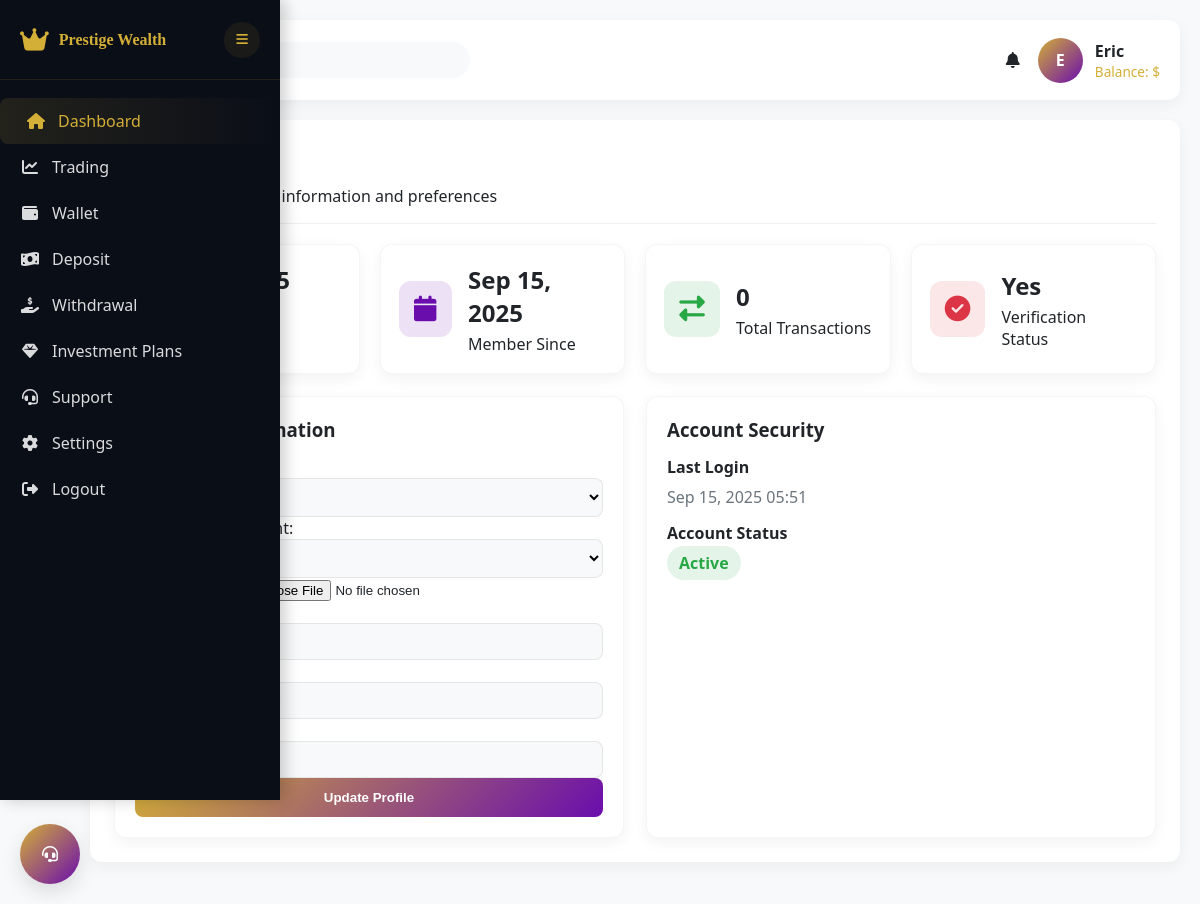
The page /profile/view/ (signed in) on the database as committed earlier.
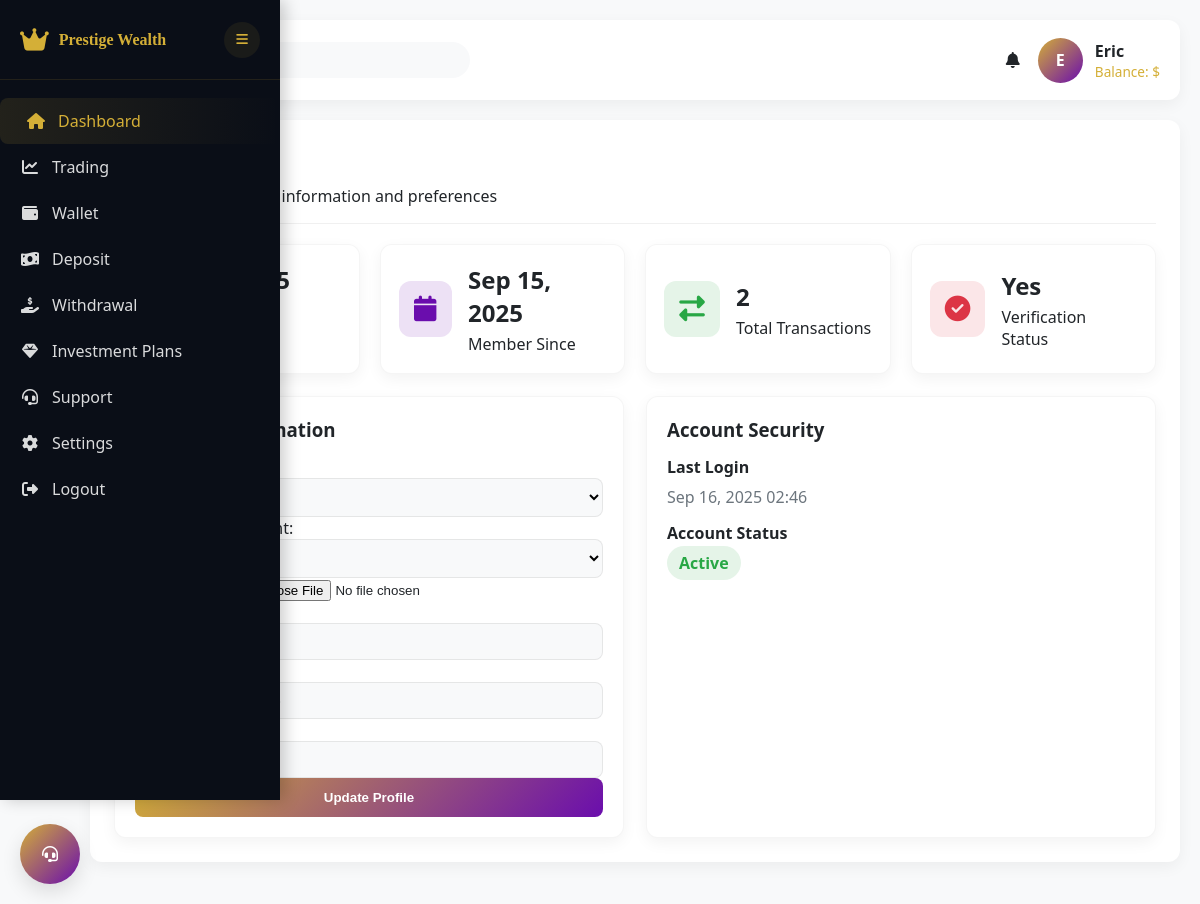
The same page on the database as committed later.
### accounts/models.py (models this page shows, shortened)
class User(AbstractBaseUser):
    username=models.CharField(max_length=100, null=True, blank=True)
    email = models.EmailField(unique=True)
    code = models.CharField(max_length=100, null=True, blank=True)
    is_active = models.BooleanField(default=True)
    date_joined = models.DateTimeField(verbose_name="date joined", auto_now_add=True)
    last_login = models.DateTimeField(verbose_name="last joined", auto_now=True)
    is_admin = models.BooleanField(default=False)
    is_staff = models.BooleanField(default=False)
    is_superuser = models.BooleanField(default=False)
    objects = MyAccountManager()
    USERNAME_FIELD = "email"
    REQUIRED_FIELDS = []
    class Meta:
        verbose_name_plural = "Users"
        ordering = ["-id"]
    def __str__(self):
        return self.email

### trade/views.py (the view)
# urls.py: path("profile/view/", profile_view, name="profile_view"),
@login_required
def profile_view(request):
    form = CustomerForm()
    customer = get_object_or_404(Customer, user=request.user)
    account = Account.objects.filter(customer=customer).first()
    transactions = Transaction.objects.filter(customer=customer)
    total_transactions = transactions.count()
    verified_status = "Yes" if customer.is_active else "No"
    context = {
        "customer": customer,
        "account": account,
        "total_transactions": total_transactions,
        "verified_status": verified_status,
        "form": form,
    }
    return render(request, "dash/customer_profile.html", context)

### trade/forms.py
class CustomerForm(forms.ModelForm):
    class Meta:
        model = Customer
        exclude = ["is_active", "referial_code"]
        widgets = {
            "full_name": forms.TextInput(
                attrs={"class": "form-control", "placeholder": "Enter your full name"}
            ),
            "country_code": forms.TextInput(
                attrs={"class": "form-control", "placeholder": "Country code (e.g. +1)"}
            ),
            "phone_number": forms.TextInput(
                attrs={"class": "form-control", "placeholder": "Phone number"}
            ),
            "image": forms.ClearableFileInput(attrs={"class": "form-control-file"}),
            "agent": forms.Select(attrs={"class": "form-control"}),
            "user": forms.Select(attrs={"class": "form-control"}),
        }
        labels = {
            "full_name": "Full Name",
            "country_code": "Country Code",
            "phone_number": "Phone Number",
            "image": "Profile Image",
            "agent": "Assigned Agent",
            "user": "Linked User Account",
        }

### templates/dash/customer_profile.html (shortened to what the changed rows need)
{% extends 'dash/base.html' %}
{% load static %}
{% block content %}
<main class="main-content" id="mainContent">
    <header class="top-header">
        <div class="user-menu">
            <div class="user-profile">
                <div style="display:flex;flex-direction:column;text-align:left">
                    <div style="font-weight:700">{{ request.user.username|default:"John Doe" }}</div>
                    <div style="color:var(--primary-gold);font-size:.85rem">
                        {% if customer %}Balance: ${{ customer.balance }}{% else %}No Account{% endif %}
                    </div>
                </div>
            </div>
        </div>
    </header>
    <div class="dashboard-content">
        <div class="deposit-container">
            <div class="deposit-header">
                <h2>My Profile</h2>
            </div>
            <div class="stats-grid">
                <div class="stat-card">
                    <div class="stat-info">
                        <h3>{{ total_transactions|default:"0" }}</h3>
                        <p>Total Transactions</p>
                    </div>
                </div>
            </div>
            <div class="dashboard-grid" style="grid-template-columns: 1fr 1fr; gap: 22px; margin-top: 22px;">
                <div class="trade-form-container">
                    <div class="form-group">
                        <label>Last Login</label>
                        <p style="margin: 8px 0; color: var(--text-light);">
                            {{ request.user.last_login|date:"M d, Y H:i"|default:"Never" }}
                        </p>
                    </div>
                </div>
            </div>
        </div>
    </div>
</main>
{% endblock content %}

Rows that differ between the two databases and show on the page:
changed User "Eric": user.last_login "Sep 15, 2025 05:51" → "Sep 16, 2025 02:46"
Other text that changed with them:
{{ total_transactions|default:"0" }}: "0" → "2"
